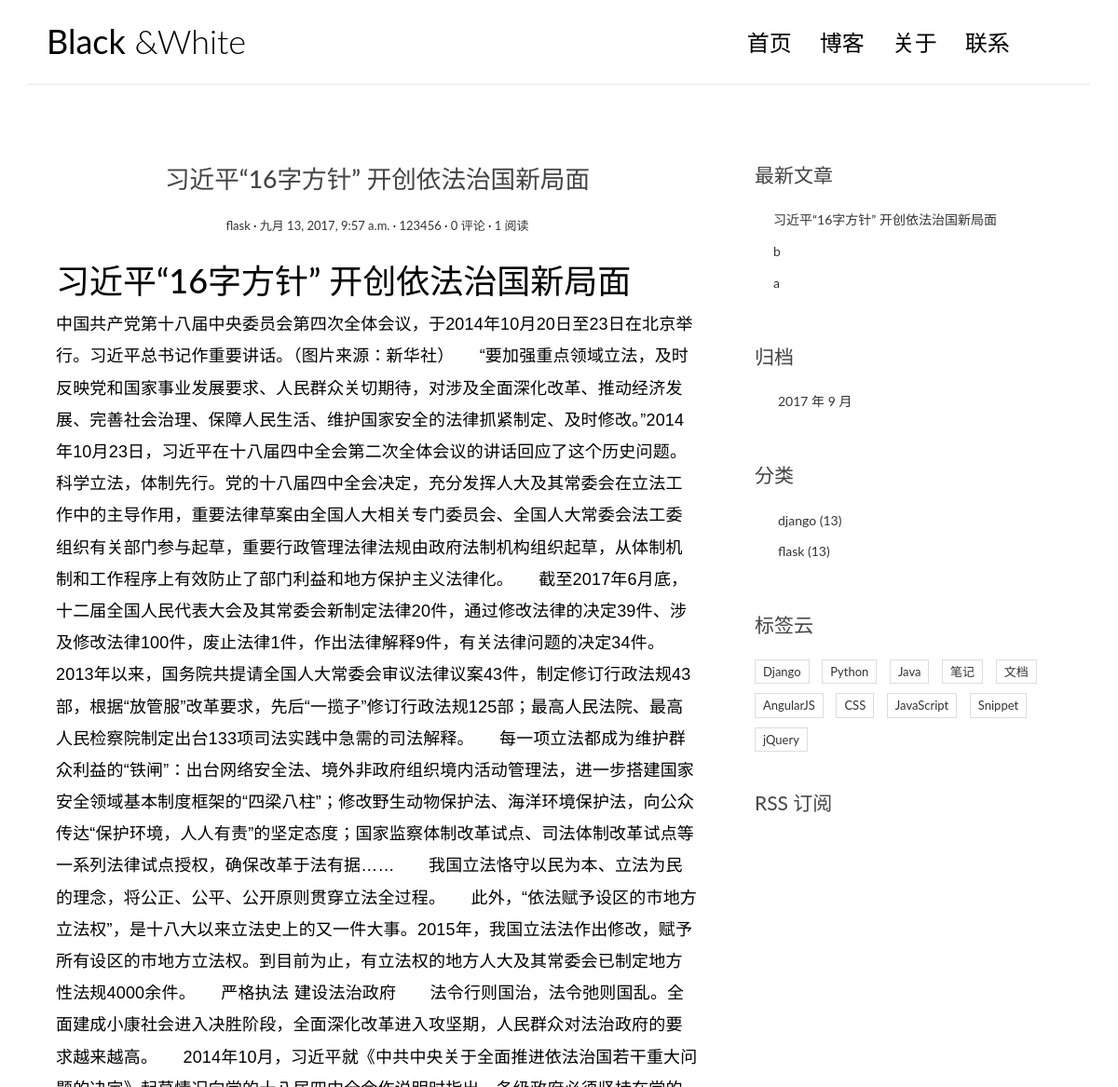
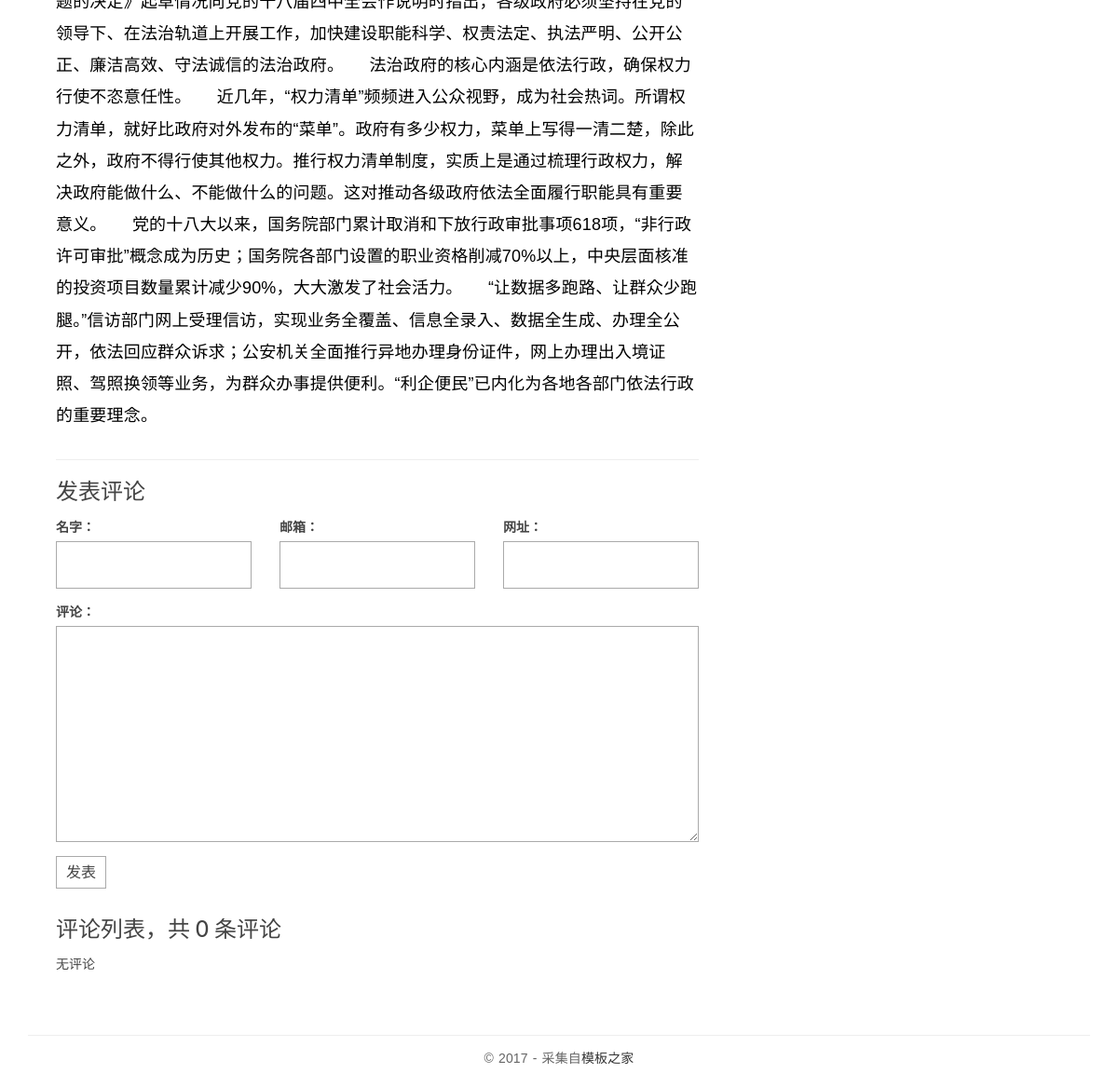
/post/3/, run on an earlier commit of the app's database (2 pictures, top to bottom).
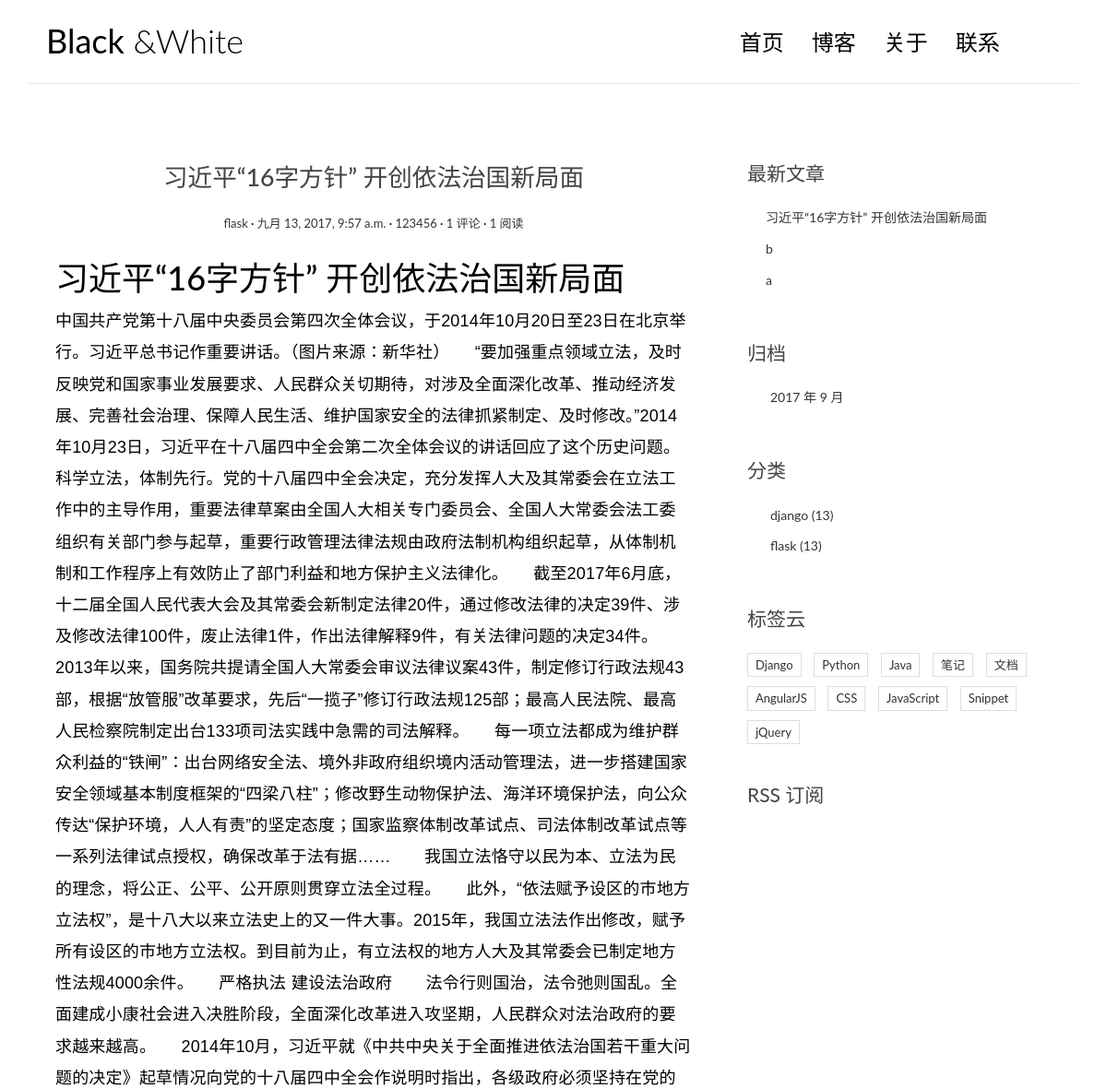
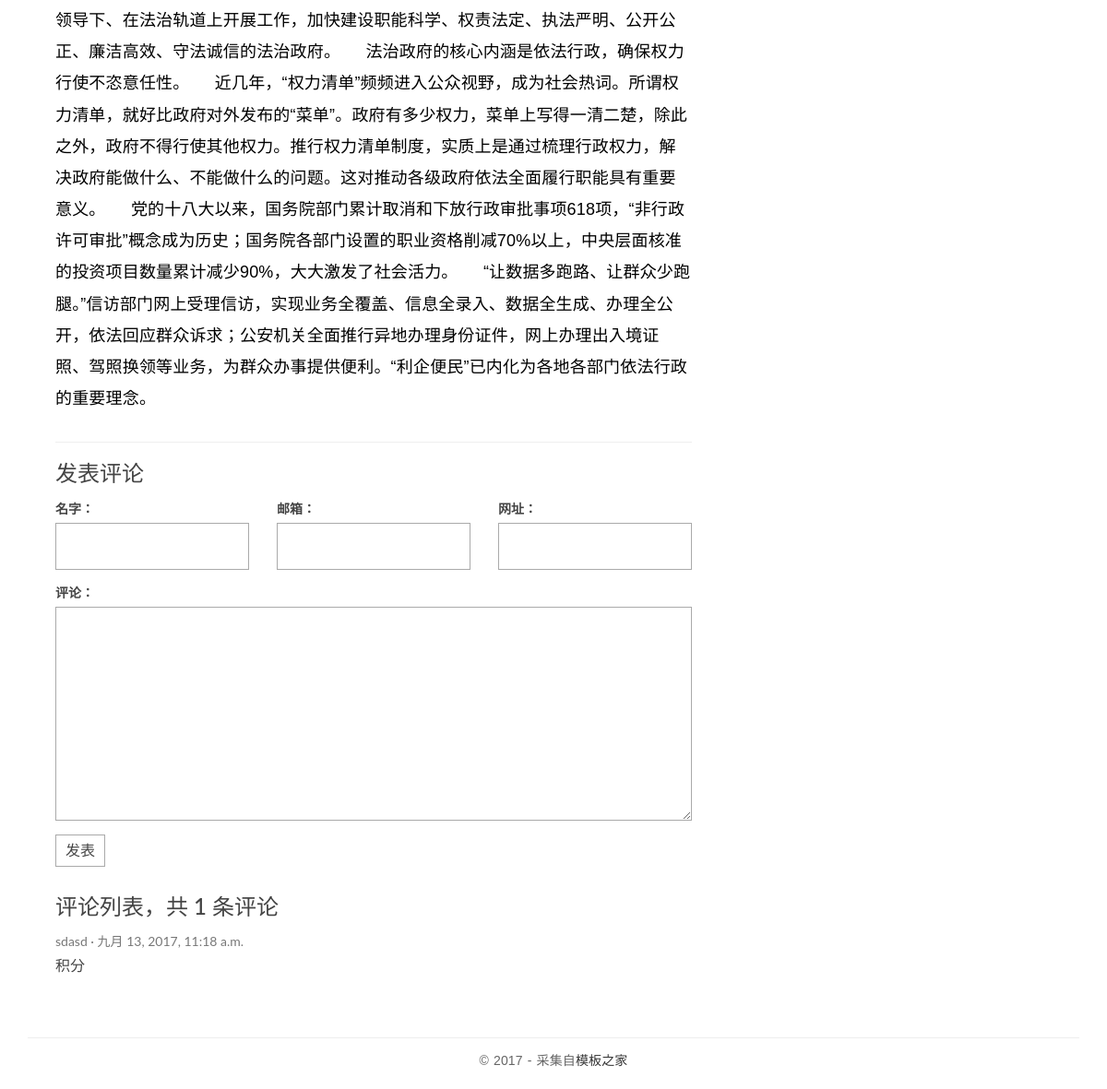
And on a later commit of the database (2 pictures, top to bottom).
### blog/models.py (models this page shows, shortened)
class Post(models.Model):
    title = models.CharField(max_length=64)
    body = models.TextField()
    created_time = models.DateTimeField()
    modified_time = models.DateTimeField()
    excerpt = models.CharField(max_length=256, blank=True)
    category = models.ForeignKey(Category)
    tags = models.ManyToManyField(Tag, blank=True)
    author = models.ForeignKey(User)
    views = models.PositiveIntegerField(default=0)
    def increase_views(self):
        self.views += 1
        self.save(update_fields=['views'])
    class Meta:
        ordering = ['-created_time', '-modified_time']
    def get_absolute_url(self):
        return reverse('blog:detail', kwargs={'pk': self.pk})
    def save(self, *args, **kwargs):
        if not self.excerpt:
            md = Markdown(extensions=[
                                      'markdown.extensions.extra',
                                      'markdown.extensions.codehilite',
                                  ])
            self.excerpt = strip_tags(md.convert(self.body))[:32]
            super().save(*args, **kwargs)

class Category(models.Model):
    name = models.CharField(max_length=64)

### comments/models.py (models this page shows, shortened)
class Comment(models.Model):
    name = models.CharField(max_length=128)
    email = models.EmailField(max_length=64)
    url = models.URLField(blank=True)
    text = models.TextField()
    created_time = models.DateTimeField(auto_now_add=True)
    post = models.ForeignKey('blog.Post')

### blog/views.py (the view)
# urls.py: url(r'^post/(?P<pk>[0-9]+)/$', views.PostDetailView.as_view(), name='detail'),
class PostDetailView(DetailView):
    model = Post
    template_name = 'blog/detail.html'
    context_object_name = 'post'
    def get(self, request, *args,**kwargs):  # 每次请求就会直接调用get方法,所以点击量的写在get方法中比较合适
        response = super().get(request, *args,**kwargs)
        self.object.increase_views()  # objects 实际上是Post的对象
        return response  # 复写基类的方法,该返回的必须要返回
    def get_object(self, queryset=None):
        post = super().get_object(queryset)
        post.body = markdown.markdown(post.body, extensions=[
            'markdown.extensions.extra',
            'markdown.extensions.codehilite',
            'markdown.extensions.toc'
        ])
        return post
    def get_context_data(self, **kwargs):
        context = super().get_context_data(**kwargs)
        form = CommentForm()
        comment_list = self.object.comment_set.all()
        context.update({  # context实际上已有post,所以这里使用更新update
            'form': form,
            'comment_list': comment_list,
        })
        return context

### comments/forms.py
class CommentForm(forms.ModelForm):
    class Meta:
        model = Comment
        fields = [
            'name',
            'email',
            'url',
            'text',
        ]

### blog/templatetags/blog_tags.py (called while the page is built)
@register.simple_tag
def get_recent_posts(num=5):
    return Post.objects.all().order_by('-created_time')[: num]

@register.simple_tag
def archives():
    return Post.objects.dates('created_time', 'month', order='DESC')

@register.simple_tag
def get_categories():
    return Category.objects.all()

### templates/blog/detail.html (shortened to what this page needs)
{% extends 'base.html' %}
{% block main %}
<article class="post post-{{ post.pk }}">
    <header class="entry-header">
        <h1 class="entry-title">{{ post.title }}</h1>
        <div class="entry-meta">
            <span class="post-category"><a href="#">{{ post.category.name }}</a></span>
            <span class="post-date"><a href="#"><time class="entry-date" datetime="{{ post.created_time }}">{{ post.created_time }}</time></a></span>
            <span class="post-author"><a href="#">{{ post.author }}</a></span>
            <span class="comments-link"><a href="{{post.get_absolute_url}}#comment-area">{{post.comment_set.count}} 评论</a></span>
            <span class="views-count"><a href="#">{{post.views}} 阅读</a></span>
        </div>
    </header>
    <div class="entry-content clearfix">
        {{ post.body|safe }}
    </div>
</article>
<section class="comment-area" id="comment-area">
    <hr>
    <h3>发表评论</h3>
    <form action="{% url 'comment:comments' post.pk %}" method="post" class="comment-form">
        <div class="row">
            <div class="col-md-4">
                <label for="{{form.name.id_for_label}}">名字：</label>
                {{form.name}}
            </div>
            <div class="col-md-4">
                <label for="{{form.email.id_for_label}}">邮箱：</label>
                {{form.email}}
            </div>
            <div class="col-md-4">
                <label for="{{form.url.id_for_label}}">网址：</label>
                {{form.url}}
            </div>
            <div class="col-md-12">
                <label for="{{form.text.id_for_label}}">评论：</label>
                {{form.text}}
                <button type="submit" class="comment-btn">发表</button>
            </div>
        </div>
    </form>
    <div class="comment-list-panel">
        <h3>评论列表，共 <span>{{post.comment_set.count}}</span> 条评论</h3>
        <ul class="comment-list list-unstyled">
            {% for comment in comment_list %}
            <li class="comment-item">
                <span class="nickname">{{comment.name}}</span>
                <time class="submit-date" datetime="2012-11-09T23:15:57+00:00">{{comment.created_time}}</time>
                <div class="text">
                    {{comment.text}}
                </div>
            </li>
            {% empty %}
            无评论
            {% endfor %}
        </ul>
    </div>
</section>
{% endblock main %}

### templates/base.html (shortened to what the changed rows need)
{% load staticfiles %}
{% load  blog_tags %}
<html>
<head>
    <link rel="stylesheet" href="{% static 'blog/css/bootstrap.min.css' %}">
    <link rel="stylesheet" href="{% static 'blog/css/custom.css' %}">
    <link rel="stylesheet" href="{% static 'blog/css/pace.css' %}">
    <link rel="stylesheet" href="http://code.ionicframework.com/ionicons/2.0.1/css/ionicons.min.css">
</head>
<body>
<div class="container">
    <header id="site-header">
        <div class="row">
            <div class="col-md-4 col-sm-5 col-xs-8">
                <div class="logo">
                    <h1><a href="{% url 'blog:index' %}"><b>Black</b> &amp;White</a></h1>
                </div>
            </div>
        </div>
    </header>
</div>
<div class="content-body">
    <div class="container">
        <div class="row">
            <main class="col-md-8">
                {% block main %}
                {% endblock main %}
            </main>
            <aside class="col-md-4">
                <div class="widget widget-recent-posts">
                    {% get_recent_posts as post_list %}
                    <ul>
                        {% for post in post_list %}
                        <li>
                            <a href="{{ post.get_absolute_url }}">{{post.title}}</a>
                        </li>
                        {% empty %}
                        没有更多数据
                        {% endfor %}
                    </ul>
                </div>
                <div class="widget widget-archives">
                    {% archives as date_list %}
                    <ul>
                        {% for date in date_list %}
                        <li>
                            <a href="{% url 'blog:archives' date.year date.month %}">{{date.year}} 年 {{date.month}} 月</a>
                        </li>
                        {% empty %}
                        没有数据
                        {% endfor %}
                    </ul>
                </div>
                <div class="widget widget-category">
                    {% get_categories as category_list %}
                    <ul>
                        {% for category in category_list %}
                        <li>
                            <a href="{% url 'blog:category' category.pk %}">{{category.name}} <span class="post-count">(13)</span></a>
                        </li>
                        {% empty %}
                        没有数据
                        {% endfor %}
                    </ul>
                </div>
            </aside>
        </div>
    </div>
</div>
</body>
</html>

What changed in the data, as far as the page shows it:
computed for Post "习近平“16字方针” 开创依法治国新局面": comment_set.count "0" → "1"
added Comment: name "sdasd", created_time "九月 13, 2017, 11:18 a.m.", text "积分"
Also different on the page:
text no longer shown: "无评论"
